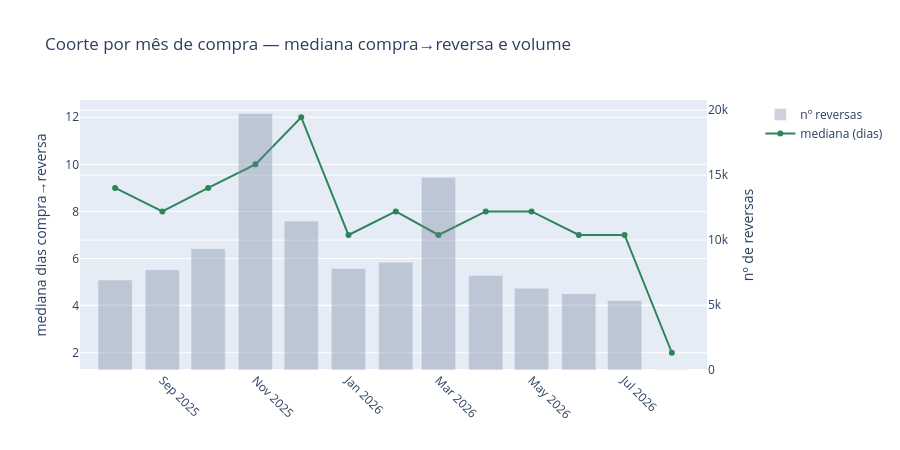

Write notebook code for a chart like this one.
### Markdown cell above
## 9. Buckets e coorte mensal (por mês de compra)

⚠️ **Censura à direita:** meses de compra recentes ainda não tiveram tempo de gerar reversas tardias — subestimados no fim da série.

### Code cell
tab_bucket_compra = pd.DataFrame({
    "pct_%": (dfc["bucket"].value_counts(normalize=True).reindex(labels_c) * 100).round(1),
    "n": dfc["bucket"].value_counts().reindex(labels_c),
})
display(tab_bucket_compra)

coorte_compra = (dfc.groupby("mes_compra")
    .agg(n_reversas=("id_reversa", "count"),
         mediana_dias=("dias_compra_ate_reversa", "median"),
         pct_ate_15d=("dias_compra_ate_reversa", lambda s: (s <= 15).mean() * 100),
         pct_ate_30d=("dias_compra_ate_reversa", lambda s: (s <= 30).mean() * 100))
    .round(2))
display(coorte_compra)

fig = make_subplots(specs=[[{"secondary_y": True}]])
fig.add_trace(go.Bar(x=coorte_compra.index, y=coorte_compra["n_reversas"], name="nº reversas",
                      marker_color="#718096", opacity=0.35), secondary_y=True)
fig.add_trace(go.Scatter(x=coorte_compra.index, y=coorte_compra["mediana_dias"], name="mediana (dias)",
                          mode="lines+markers", marker=dict(color="#2f855a"), line=dict(color="#2f855a")),
              secondary_y=False)
fig.update_yaxes(title_text="mediana dias compra→reversa", secondary_y=False)
fig.update_yaxes(title_text="nº de reversas", secondary_y=True)
fig.update_xaxes(tickangle=45)
fig.update_layout(title="Coorte por mês de compra — mediana compra→reversa e volume", height=450)
fig.show()

### Figure 1 — Plotly figure (JSON) as saved in the notebook; plotly's stock layout.template omitted (floating-point values rounded to 4 significant figures)
{"data": [{"marker": {"color": "#718096"}, "name": "nº reversas", "opacity": 0.35, "type": "bar", "x": ["2025-08", "2025-09", "2025-10", "2025-11", "2025-12", "2026-01", "2026-02", "2026-03", "2026-04", "2026-05", "2026-06", "2026-07", "2026-08"], "xaxis": "x", "y": [6925, 7720, 9344, 19747, 11463, 7814, 8289, 14812, 7279, 6291, 5872, 5347, 31], "yaxis": "y2"}, {"line": {"color": "#2f855a"}, "marker": {"color": "#2f855a"}, "mode": "lines+markers", "name": "mediana (dias)", "type": "scatter", "x": ["2025-08", "2025-09", "2025-10", "2025-11", "2025-12", "2026-01", "2026-02", "2026-03", "2026-04", "2026-05", "2026-06", "2026-07", "2026-08"], "xaxis": "x", "y": [9.0, 8.0, 9.0, 10.0, 12.0, 7.0, 8.0, 7.0, 8.0, 8.0, 7.0, 7.0, 2.0], "yaxis": "y"}], "layout": {"height": 450, "title": {"text": "Coorte por mês de compra — mediana compra→reversa e volume"}, "xaxis": {"anchor": "y", "domain": [0, 0.94], "tickangle": 45}, "yaxis": {"anchor": "x", "domain": [0, 1], "title": {"text": "mediana dias compra→reversa"}}, "yaxis2": {"anchor": "x", "overlaying": "y", "side": "right", "title": {"text": "nº de reversas"}}}}
